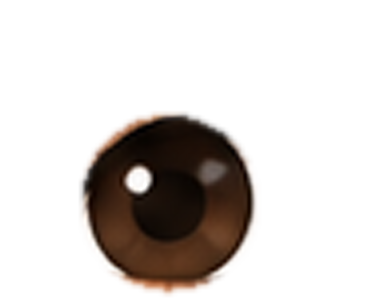
#> input picture assets/yeux/amande-iris-d.png, 384 x 304 px, given in place of amande-d.png, which was not available
$ python yeux-iris-coupe.py
#> lines starting #> are read from the running program, lines starting #| are printed output that depends on the picture
"""Coupe le bas des iris (assets/yeux/*-iris-*.png) qui dépasse sous la paupière inférieure.
La limite basse est la courbe (parabole) qui passe par le bas du blanc de l'œil de chaque côté de l'iris."""
import glob, os, sys
import numpy as np
from PIL import Image
D = os.path.join(os.path.dirname(__file__), '..', 'assets', 'yeux')
PRE = sys.argv[1] if len(sys.argv) > 1 else ''   # « yg » : seulement les yeux des garçons (fichiers g*)
for f in sorted(glob.glob(os.path.join(D, PRE + '*-iris-*.png'))):
    if not PRE and os.path.basename(f).startswith('yg'): continue   # yeux des garçons : à part
    e = np.array(Image.open(f.replace('-iris-', '-')).convert('RGBA')).astype(float)
    im = Image.open(f).convert('RGBA'); i = np.array(im).astype(float)
#> further down, im is the input picture: PIL image 384x304 RGBA; mean R, G, B, A 136.7, 86.5, 56.6, 51.5
    H, W = e.shape[:2]; ea, ia = e[:, :, 3], i[:, :, 3].copy()
#> after `H, W = e.shape[:2]`: H = 304; W = 384
#> after `ea, ia = (e[:, :, 3], i[:, :, 3].copy())`:
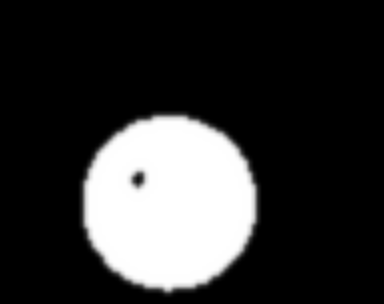
#> ea: shape (304, 384) float64; min 0, max 255, mean 51.5
    xs, ys = [], []
    for x in range(W):
        col = np.where(ea[:, x] > 120)[0]
        if not len(col): continue
        b = col.max()
        xs.append(x); ys.append(b)
#> after the loop, xs = 172 values from 84 to 255; ys = 172 values, max 291 at index 82, min 221 at index 171, mean 271.3
    icols = np.where(ia.max(axis=0) > 30)[0]; x0, x1 = icols.min(), icols.max()
#> after `icols = np.where(ia.max(axis=0) > 30)[0]`: icols = 178 values from 81 to 258
#> after `x0, x1 = (icols.min(), icols.max())`: x0 = 81; x1 = 258
    # bas du blanc de l'œil juste à côté de l'iris (moins de 30 px), là où il est bien sous l'iris
    sel = [(x, y) for x, y in zip(xs, ys) if (x0 - 30 <= x <= x1 + 30) and (ia[:, x].max() < 30 or y > np.where(ia[:, x] > 30)[0].max())]
#> sel = []
    if len(sel) < 4: print('?', os.path.basename(f)); continue
    a, bb, c = np.polyfit([q[0] for q in sel], [q[1] for q in sel], 2)
    if a < 0: a, bb, c = 0, *np.polyfit([q[0] for q in sel], [q[1] for q in sel], 1)
    X = np.arange(W); xc, hw = (x0 + x1) / 2, max(1, (x1 - x0) / 2)
    lim = a * X * X + bb * X + c - 1.0 + 3.0 * np.clip(1 - ((X - xc) / hw) ** 2, 0, 1)  # paupière légèrement arrondie
    Y = np.arange(H)[:, None]
    k = np.clip((lim[None, :] - Y) / 2 + 1, 0, 1)  # 1 au-dessus de la limite, fondu sur 2 px
    i[:, :, 3] = ia * k
    Image.fromarray(i.astype(np.uint8)).save(f)
    print('ok', os.path.basename(f), int((ia > 30).sum() - (i[:, :, 3] > 30).sum()), 'px retirés')
#> pass 2 of the loop `for f in sorted(glob.glob(os.path.join(D, PRE + '*-iris-*.png'))):`:
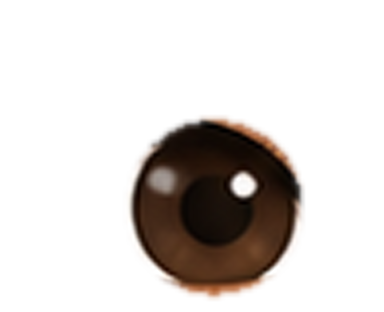
#> input picture assets/yeux/amande-iris-g.png, 384 x 312 px, given in place of amande-g.png, which was not available
#> e: shape (312, 384, 4) float64
#> im is the input picture: PIL image 384x312 RGBA; mean R, G, B, A 138.7, 87.9, 57.6, 49.9
#> `ea, ia = (e[:, :, 3], i[:, :, 3].copy())`:
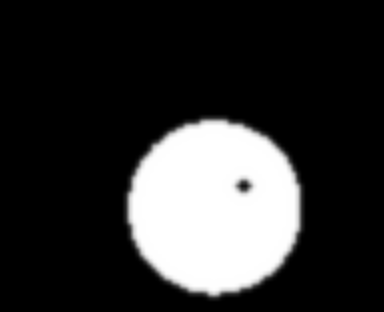
#> ea: shape (312, 384) float64; min 0, max 255, mean 49.9
#> after the loop `for x in range(W):`: xs = 172 values from 128 to 299; ys = 172 values, max 295 at index 82, min 221 at index 0, mean 275.3
#> icols = 178 values from 125 to 302
#> x0 = 125; x1 = 302
#> pass 3 of the loop `for f in sorted(glob.glob(os.path.join(D, PRE + '*-iris-*.png'))):`:
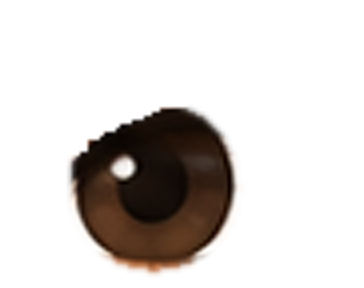
#> input picture assets/yeux/amandelong-iris-d.png, 364 x 288 px
#> im is the input picture: PIL image 364x288 RGBA; mean R, G, B, A 138.1, 86.8, 56.5, 50.4
#> `ea, ia = (e[:, :, 3], i[:, :, 3].copy())`:
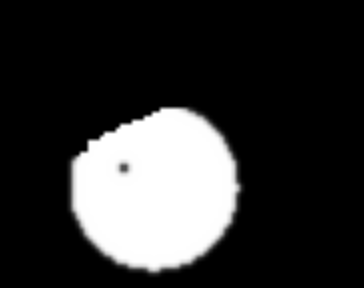
#> ia: shape (288, 364) float64; min 0, max 255, mean 50.4
#> icols = 174 values from 69 to 242
#> x0 = 69; x1 = 242
#> sel = 113 pairs, first value 160 to 272, second value 273 to 295
#> `a, bb, c = np.polyfit([q[0] for q in sel], [q[1] for q in sel], 2)`: a = -0.00631; bb = 2.71; c = 2.85
#> `if a < 0: a, bb, c = 0, *np.polyfit([q[0] for q in sel], [q[1] for q i..`: a = 0; bb = -0.0175; c = 290.4
#> xc = 155.5; hw = 86.5
#> lim = 384 values, max 289.8 at index 134, min 282.7 at index 383, mean 286.9
#> `k = np.clip((lim[None, :] - Y) / 2 + 1, 0, 1)`:
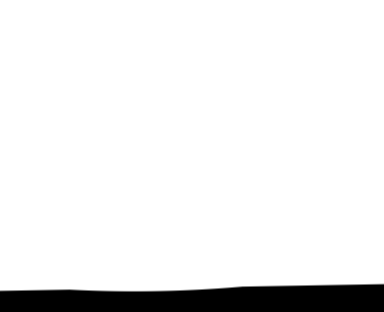
#> k: shape (312, 384) float64; min 0, max 1, mean 0.924
#> (the run stopped early here; a loop or call above may not have finished)
